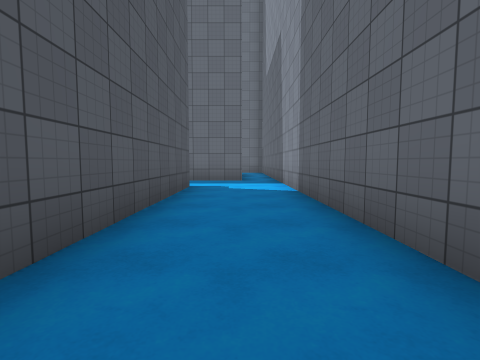
[1] (above)

24 first-person views from a walk through a scene from a Unity 3-D project. The camera is 1.2 m above the floor, tilts 4° down and sees 85° across. The floor is counted in squares, 2 m on a side. Each view is taken from the middle of a square. On the plan, view 1 faces up. The plan holds only what a view shows up to about 9 squares ahead; the rest is blank. The player is left out. Some animated figures are left out. Surface patterns are stand-ins for the level's own textures.

[2]
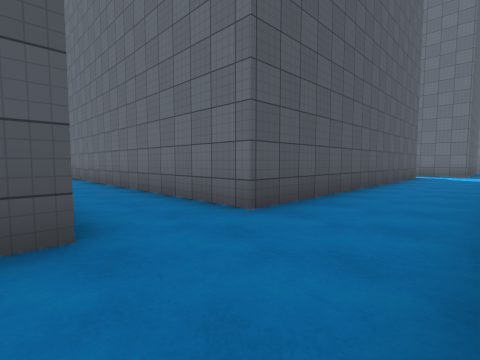

[3]
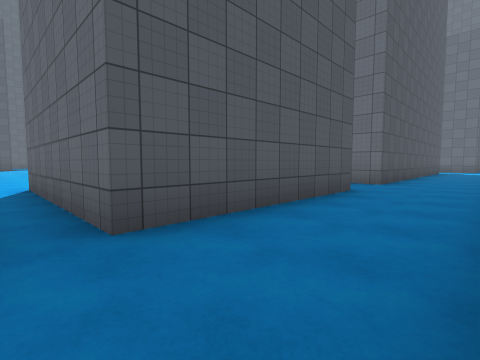

[4]
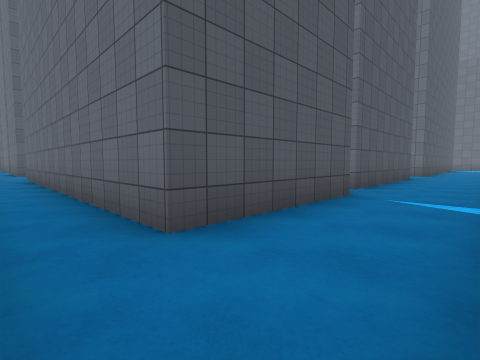

[5]
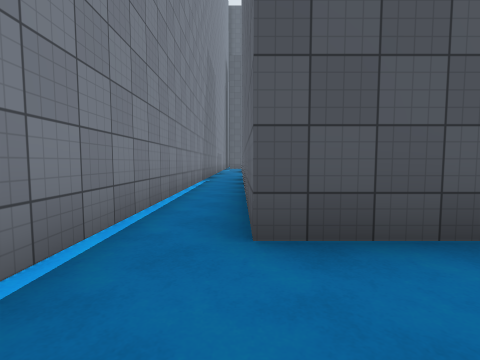

[6]
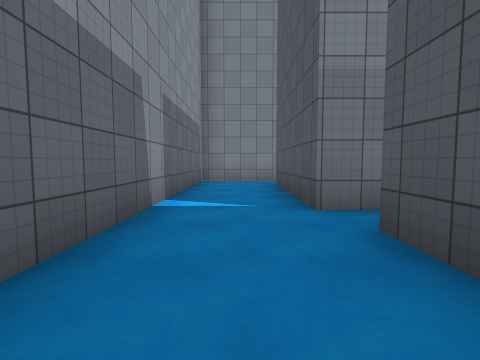

[7]
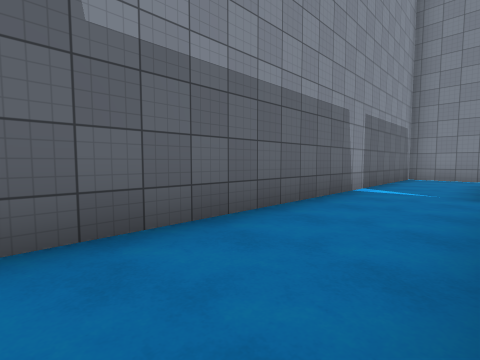

[8]
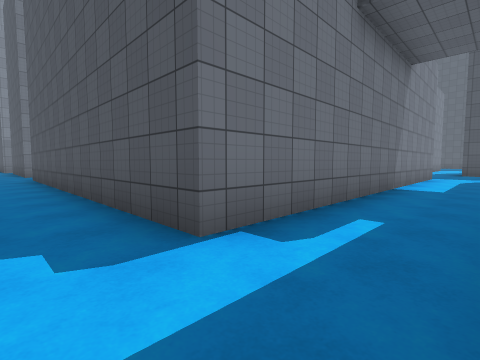

[9]
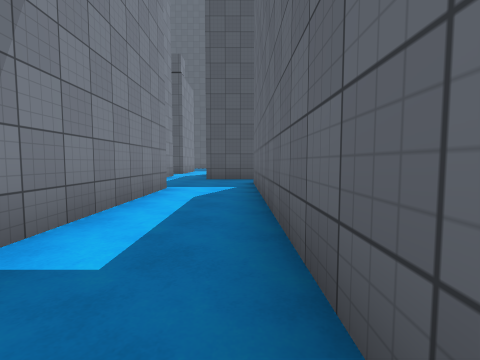

[10]
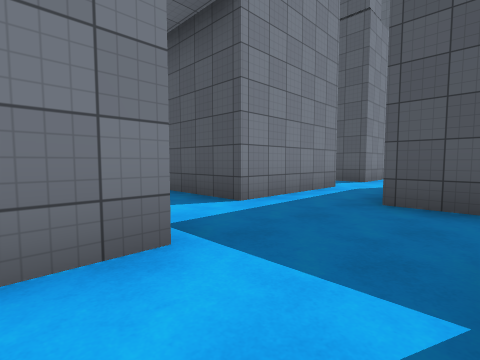

[11]
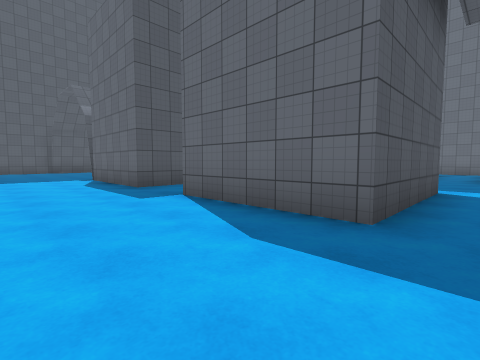

[12]
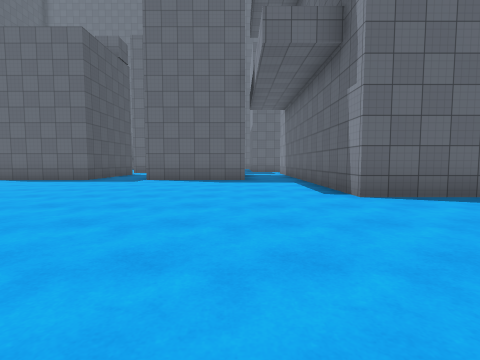

[13]
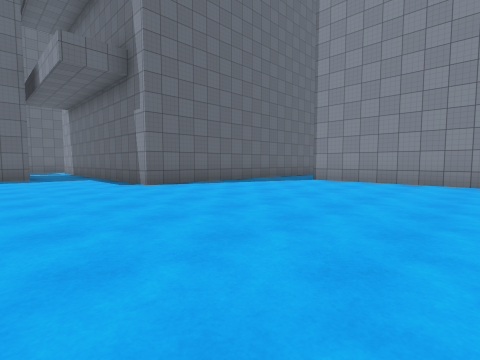

[14]
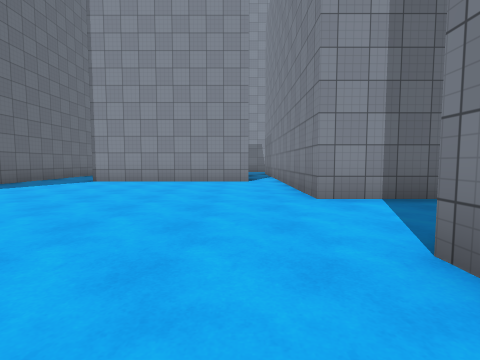

[15]
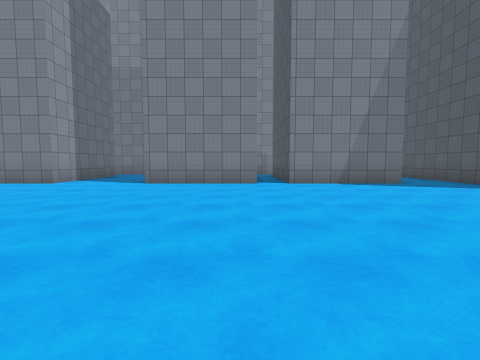

[16]
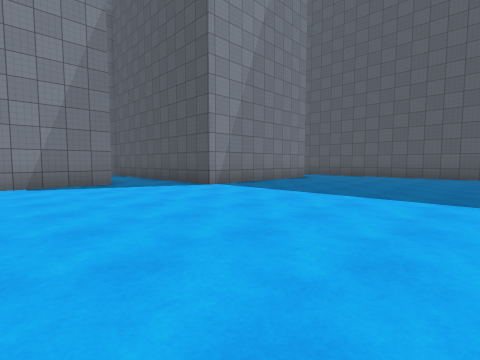

[17]
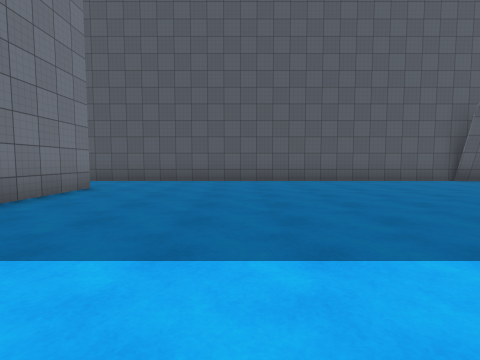

[18]
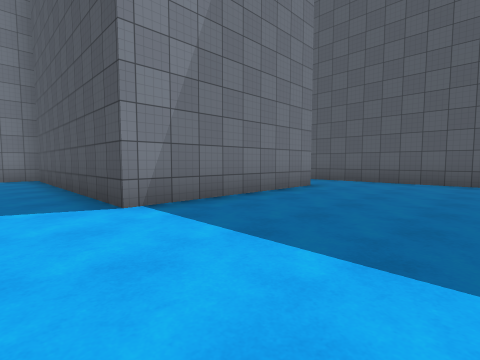

[19]
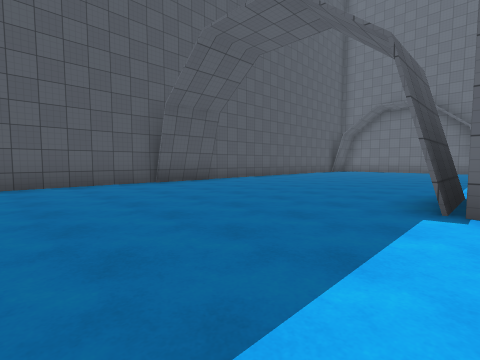

[20]
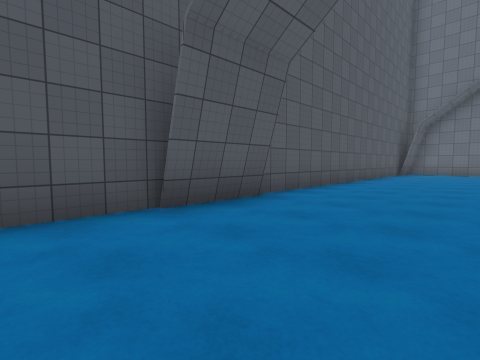

[21]
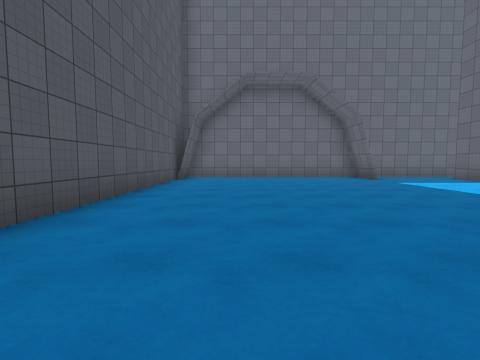

[22]
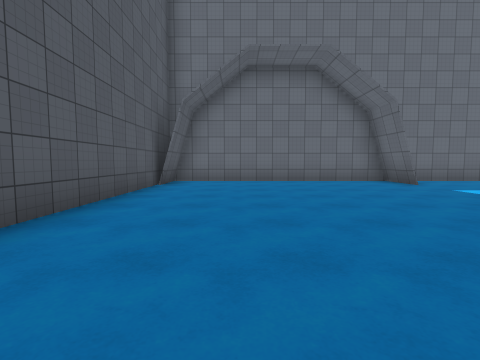

[23]
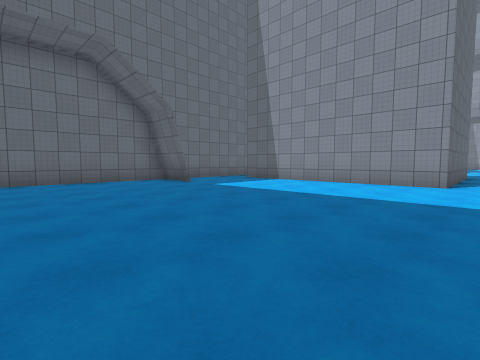

[24]
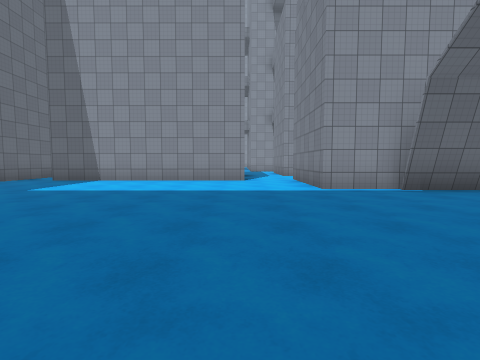

### Floor plan
Points are (right, up) in squares from view 1. A wall is a line through its corners. A room is listed if a view was taken in it or the views show most of it. See-through windows are left out.
Room 1 (views 1, 2, 3, 4, 5, 6, 7, 8, 9, 10)
walls: (1.2, 1.2) (1.2, 9); (-1.2, -4.5) (-1.2, -9.3) (-6, -9.3); (-1.9, -10.2) (-0.9, -10.2) (-0.9, -13.9) (-9.9, -13.9); (0.1, 8.4) (-1.6, 8.4); (-5.4, 8.4) (-12.1, 8.4); (-6.6, -10.2) (-4.9, -10.2); (-11, 6.3) (-1.2, 6.3) (-1.2, -2.6) (-6.6, -2.6); (-8, -15.2) (1.2, -15.2) (1.2, -5); (-13.9, 8.5) (-13.9, 6.8) (-16.6, 6.8); (-16.1, 5.2) (-12.8, 5.2)
ways out: opening at (-17, 6) to room 2; opening at (-12, 5) to room 2; opening at (-7, -10) to room 2; opening at (-7, -3.5) to room 2
Room 2 (views 11, 12, 13, 14, 15, 16, 17, 18, 19, 20, 21, 22, 23, 24)
walls: (-21.6, 1.9) (-21.6, 3.6); (-21.2, 3.2) (-21.2, 5.2) (-18, 5.2) (-18, 1.6) (-21.2, 1.6); (-19.5, -10.2) (-16.4, -10.2); (-26, -8.4) (-21.3, -8.4) (-21.3, -14.9); (-15.5, -10.2) (-12.2, -10.2); (-16.6, 6.8) (-18.6, 6.8) (-18.6, 13.1); (-27.9, 3.6) (-27.9, 1.6); (-12.8, 5.2) (-12.8, 1.6) (-16.1, 1.6); (-21.4, -15.2) (-20.4, -15.2); (-6.6, -2.6) (-11, -2.6) (-11, 2); (-9.8, -12.2) (-9.8, -10.2) (-6.6, -10.2); (-21.6, 12.6) (-21.6, 14.2); (-6, -9.3) (-6, -4.5); (-17.9, 14.2) (-27.9, 14.2) (-27.9, 12.6); (-28.2, 13.8) (-28.2, -9.8)
ways out: opening at (-17, 6) to room 1; opening at (-12, 5) to room 1; opening at (-7, -10) to room 1; opening at (-7, -3.5) to room 1; opening at (-19, 14); opening at (-16, -11)

Positions as (right, up) in squares from view 1, and headings:
1: (0, 0), facing up
2: (1, -5), facing up-left
3: (1, -10), facing up-left
4: (1, -15), facing up-left
5: (1, -14), facing left
6: (0, -7), facing down
7: (-1, -5), facing down-right
8: (0, 8), facing down-left
9: (-5, 8), facing left
10: (-10, 8), facing down-left
11: (-12, -1), facing up-left
12: (-13, -7), facing up
13: (-14, -9), facing up-right
14: (-14, -9), facing right
15: (-15, -3), facing down
16: (-17, -3), facing down-left
17: (-20, -5), facing left
18: (-20, -5), facing down-left
19: (-21, -2), facing up-left
20: (-25, 0), facing up-left
21: (-26, 4), facing up
22: (-26, 6), facing up
23: (-26, 6), facing up-right
24: (-27, 7), facing right
